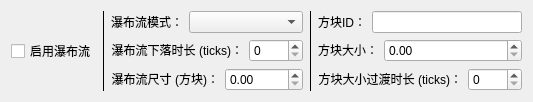
         <widget class="QWidget" name="tab_4">
          <attribute name="title">
           <string>瀑布流设置</string>
          </attribute>
          <layout class="QHBoxLayout" name="horizontalLayout_20">
           <item>
            <layout class="QVBoxLayout" name="verticalLayout_14">
             <item>
              <widget class="QCheckBox" name="checkBox_3">
               <property name="text">
                <string>启用瀑布流</string>
               </property>
              </widget>
             </item>
            </layout>
           </item>
           <item>
            <widget class="Line" name="line_4">
             <property name="frameShadow">
              <enum>QFrame::Shadow::Plain</enum>
             </property>
             <property name="orientation">
              <enum>Qt::Orientation::Vertical</enum>
             </property>
            </widget>
           </item>
           <item>
            <layout class="QVBoxLayout" name="verticalLayout_17">
             <item>
              <layout class="QHBoxLayout" name="horizontalLayout_21">
               <item>
                <widget class="QLabel" name="label">
                 <property name="sizePolicy">
                  <sizepolicy hsizetype="Fixed" vsizetype="Preferred">
                   <horstretch>0</horstretch>
                   <verstretch>0</verstretch>
                  </sizepolicy>
                 </property>
                 <property name="text">
                  <string>&lt;html&gt;&lt;head/&gt;&lt;body&gt;&lt;p align=&quot;right&quot;&gt;瀑布流模式：&lt;/p&gt;&lt;/body&gt;&lt;/html&gt;</string>
                 </property>
                </widget>
               </item>
               <item>
                <widget class="QComboBox" name="comboBox_4"/>
               </item>
              </layout>
             </item>
             <item>
              <layout class="QHBoxLayout" name="horizontalLayout_24">
               <item>
                <widget class="QLabel" name="label_27">
                 <property name="sizePolicy">
                  <sizepolicy hsizetype="Fixed" vsizetype="Preferred">
                   <horstretch>0</horstretch>
                   <verstretch>0</verstretch>
                  </sizepolicy>
                 </property>
                 <property name="text">
                  <string>&lt;html&gt;&lt;head/&gt;&lt;body&gt;&lt;p align=&quot;right&quot;&gt;瀑布流下落时长 (ticks)：&lt;/p&gt;&lt;/body&gt;&lt;/html&gt;</string>
                 </property>
                </widget>
               </item>
               <item>
                <widget class="QSpinBox" name="spinBox_11">
                 <property name="maximum">
                  <number>1000</number>
                 </property>
                </widget>
               </item>
              </layout>
             </item>
             <item>
              <layout class="QHBoxLayout" name="horizontalLayout_27">
               <item>
                <widget class="QLabel" name="label_28">
                 <property name="sizePolicy">
                  <sizepolicy hsizetype="Fixed" vsizetype="Preferred">
                   <horstretch>0</horstretch>
                   <verstretch>0</verstretch>
                  </sizepolicy>
                 </property>
                 <property name="text">
                  <string>&lt;html&gt;&lt;head/&gt;&lt;body&gt;&lt;p align=&quot;right&quot;&gt;瀑布流尺寸 (方块)：&lt;/p&gt;&lt;/body&gt;&lt;/html&gt;</string>
                 </property>
                </widget>
               </item>
               <item>
                <widget class="QDoubleSpinBox" name="doubleSpinBox_6">
                 <property name="maximum">
                  <double>1000.000000000000000</double>
                 </property>
                </widget>
               </item>
              </layout>
             </item>
            </layout>
           </item>
           <item>
            <widget class="Line" name="line_5">
             <property name="frameShadow">
              <enum>QFrame::Shadow::Plain</enum>
             </property>
             <property name="orientation">
              <enum>Qt::Orientation::Vertical</enum>
             </property>
            </widget>
           </item>
           <item>
            <layout class="QVBoxLayout" name="verticalLayout_15">
             <item>
              <layout class="QHBoxLayout" name="horizontalLayout_28">
               <item>
                <widget class="QLabel" name="label_29">
                 <property name="sizePolicy">
                  <sizepolicy hsizetype="Fixed" vsizetype="Preferred">
                   <horstretch>0</horstretch>
                   <verstretch>0</verstretch>
                  </sizepolicy>
                 </property>
                 <property name="text">
                  <string>&lt;html&gt;&lt;head/&gt;&lt;body&gt;&lt;p align=&quot;right&quot;&gt;方块ID：&lt;/p&gt;&lt;/body&gt;&lt;/html&gt;</string>
                 </property>
                </widget>
               </item>
               <item>
                <widget class="QLineEdit" name="lineEdit_3">
                 <property name="sizePolicy">
                  <sizepolicy hsizetype="Preferred" vsizetype="Fixed">
                   <horstretch>0</horstretch>
                   <verstretch>0</verstretch>
                  </sizepolicy>
                 </property>
                </widget>
               </item>
              </layout>
             </item>
             <item>
              <layout class="QHBoxLayout" name="horizontalLayout_29">
               <item>
                <widget class="QLabel" name="label_30">
                 <property name="sizePolicy">
                  <sizepolicy hsizetype="Fixed" vsizetype="Preferred">
                   <horstretch>0</horstretch>
                   <verstretch>0</verstretch>
                  </sizepolicy>
                 </property>
                 <property name="text">
                  <string>&lt;html&gt;&lt;head/&gt;&lt;body&gt;&lt;p align=&quot;right&quot;&gt;方块大小：&lt;/p&gt;&lt;/body&gt;&lt;/html&gt;</string>
                 </property>
                </widget>
               </item>
               <item>
                <widget class="QDoubleSpinBox" name="doubleSpinBox_7"/>
               </item>
              </layout>
             </item>
             <item>
              <layout class="QHBoxLayout" name="horizontalLayout_30">
               <item>
                <widget class="QLabel" name="label_31">
                 <property name="sizePolicy">
                  <sizepolicy hsizetype="Fixed" vsizetype="Preferred">
                   <horstretch>0</horstretch>
                   <verstretch>0</verstretch>
                  </sizepolicy>
                 </property>
                 <property name="text">
                  <string>&lt;html&gt;&lt;head/&gt;&lt;body&gt;&lt;p align=&quot;right&quot;&gt;方块大小过渡时长 (ticks)：&lt;/p&gt;&lt;/body&gt;&lt;/html&gt;</string>
                 </property>
                </widget>
               </item>
               <item>
                <widget class="QSpinBox" name="spinBox_12">
                 <property name="maximum">
                  <number>1000</number>
                 </property>
                </widget>
               </item>
              </layout>
             </item>
            </layout>
           </item>
          </layout>
         </widget>
